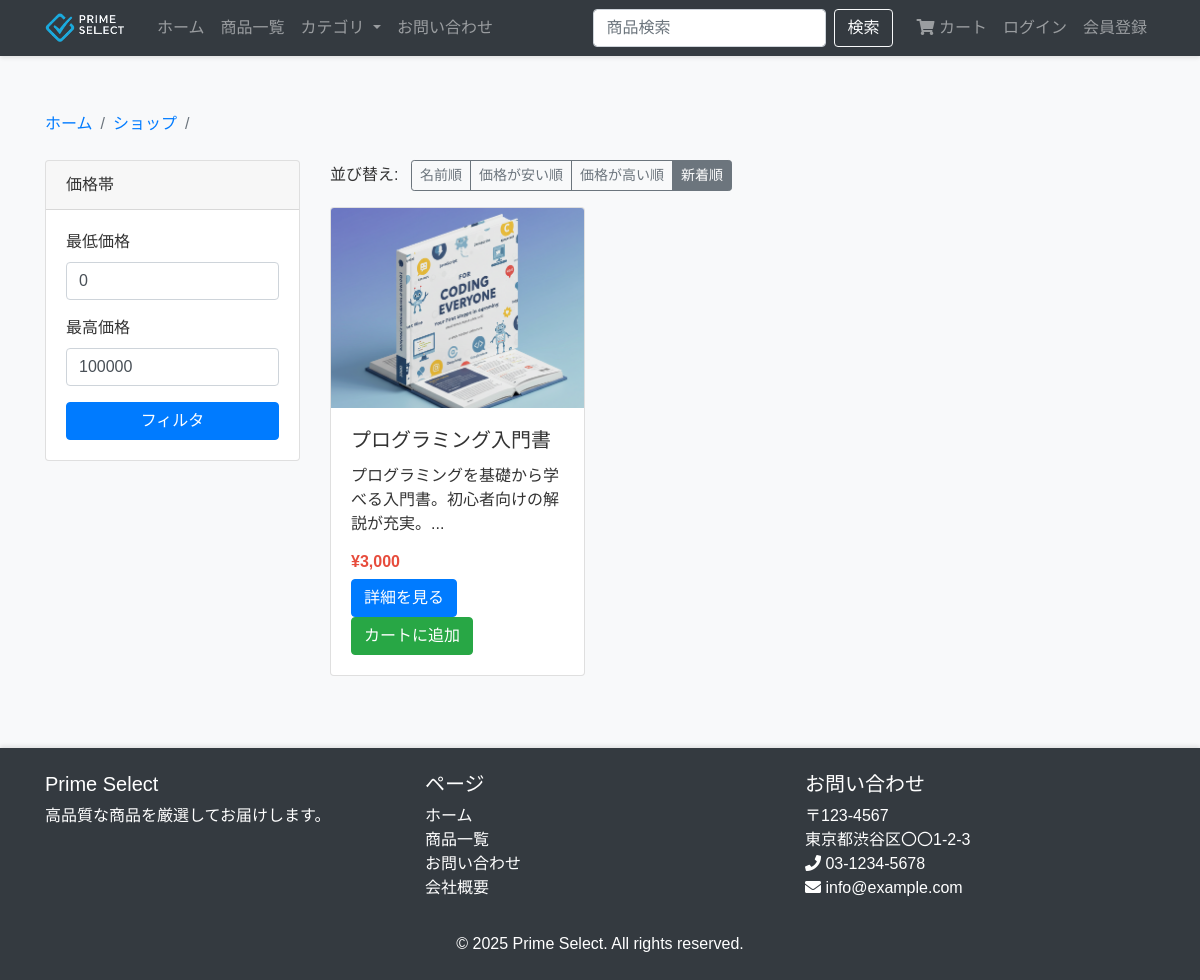
The page /category.php?id=4 on the database its author committed.
### tables this page shows
CREATE TABLE `products` (
  `id` int(11) NOT NULL AUTO_INCREMENT,
  `name` varchar(255) NOT NULL,
  `description` text DEFAULT NULL,
  `price` decimal(10,2) NOT NULL,
  `category_id` int(11) DEFAULT NULL,
  `image` varchar(255) DEFAULT NULL,
  `stock` int(11) DEFAULT 0,
  `created` datetime DEFAULT current_timestamp(),
  `is_preorder` tinyint(1) DEFAULT 0 COMMENT '受注生産フラグ（0: 通常販売, 1: 受注生産）',
  `preorder_period` varchar(100) DEFAULT NULL COMMENT '受注生産期間',
  `min_stock` int(11) DEFAULT 0 COMMENT '最小在庫数',
  `max_stock` int(11) DEFAULT 0 COMMENT '最大在庫数',
  PRIMARY KEY (`id`),
  KEY `category_id` (`category_id`),
  CONSTRAINT `products_ibfk_1` FOREIGN KEY (`category_id`) REFERENCES `categories` (`id`)
);

### classes/Product.php (called while the page is built, shortened)
<?php
class Product {
    private $conn;
    private $table_name = "products";
    public function __construct($db) {
        $this->conn = $db;
    }
    public function getByCategory($category_id, $sort_by = 'created', $sort_order = 'DESC') {
        $valid_sort_columns = ['name', 'price', 'created'];
        $valid_sort_orders = ['ASC', 'DESC'];
        $query = "SELECT p.id, p.name, p.description, p.price, p.image, p.created, c.name as category_name
                FROM " . $this->table_name . " p
                LEFT JOIN categories c ON p.category_id = c.id
                WHERE p.category_id = ?
                ORDER BY p.{$sort_by} {$sort_order}";
        $stmt = $this->conn->prepare($query);
        $stmt->bindParam(1, $category_id);
        $stmt->execute();
        return $stmt;
    }
}
?>

### category.php (the view, shortened to what this page needs)
<?php
include_once "classes/Product.php";
$database = new Database();
$db = $database->getConnection();
$category_id = isset($_GET['id']) ? $_GET['id'] : die('ERROR: Missing ID.');
$sort_by = isset($_GET['sort_by']) ? $_GET['sort_by'] : 'created';
$sort_order = isset($_GET['sort_order']) ? $_GET['sort_order'] : 'DESC';
$product = new Product($db);
function add_query_arg($key, $value, $url = null) {
    $url = preg_replace('/([?&])'.$key.'=[^&]+(&|$)/', '$1', $url);
    if (strpos($url, '?') !== false) {
        if (substr($url, -1) !== '&') {
            $url .= '&';
        }
        $url .= $key.'='.$value;
    } else {
        $url .= '?'.$key.'='.$value;
    }
    return rtrim($url, '&');
}
$current_url = strtok($_SERVER["REQUEST_URI"], '?');
if (!empty($_SERVER['QUERY_STRING'])) {
    $query_string = $_SERVER['QUERY_STRING'];
    $query_params = [];
    parse_str($query_string, $query_params);
    unset($query_params['sort_by'], $query_params['sort_order']);
    if (!empty($query_params)) {
        $current_url .= '?' . http_build_query($query_params);
    }
}
include_once "templates/header.php";
?>
<div class="container mt-5">
    <nav aria-label="breadcrumb">
        <ol class="breadcrumb">
            <li class="breadcrumb-item"><a href="index.php">ホーム</a></li>
            <li class="breadcrumb-item"><a href="shop.php">ショップ</a></li>
            <li class="breadcrumb-item active" aria-current="page"><?php echo $category->name; ?></li>
        </ol>
    </nav>
    <div class="row">
        <div class="col-md-3">
            <div class="card mb-4">
                <div class="card-header">価格帯</div>
                <div class="card-body">
                    <form action="shop.php" method="get">
                        <div class="form-group">
                            <label for="min_price">最低価格</label>
                            <input type="number" class="form-control" id="min_price" name="min_price" value="0">
                        </div>
                        <div class="form-group">
                            <label for="max_price">最高価格</label>
                            <input type="number" class="form-control" id="max_price" name="max_price" value="100000">
                        </div>
                        <button type="submit" class="btn btn-primary btn-block">フィルタ</button>
                    </form>
                </div>
            </div>
        </div>
        <div class="col-md-9">
            <div class="mb-3 d-flex justify-content-between align-items-center">
                <div>
                    <span>並び替え:</span>
                    <div class="btn-group ml-2">
                        <a href="<?php echo add_query_arg('sort_by', 'name', $current_url); ?>&sort_order=ASC" class="btn btn-sm btn-outline-secondary <?php echo ($sort_by == 'name' && $sort_order == 'ASC') ? 'active' : ''; ?>">名前順</a>
                        <a href="<?php echo add_query_arg('sort_by', 'price', $current_url); ?>&sort_order=ASC" class="btn btn-sm btn-outline-secondary <?php echo ($sort_by == 'price' && $sort_order == 'ASC') ? 'active' : ''; ?>">価格が安い順</a>
                        <a href="<?php echo add_query_arg('sort_by', 'price', $current_url); ?>&sort_order=DESC" class="btn btn-sm btn-outline-secondary <?php echo ($sort_by == 'price' && $sort_order == 'DESC') ? 'active' : ''; ?>">価格が高い順</a>
                        <a href="<?php echo add_query_arg('sort_by', 'created', $current_url); ?>&sort_order=DESC" class="btn btn-sm btn-outline-secondary <?php echo ($sort_by == 'created' && $sort_order == 'DESC') ? 'active' : ''; ?>">新着順</a>
                    </div>
                </div>
            </div>
            <div class="row">
                <?php
                $stmt = $product->getByCategory($category_id, $sort_by, $sort_order);
                $num = $stmt->rowCount();
                if($num > 0) {
                    while ($row = $stmt->fetch(PDO::FETCH_ASSOC)) {
                        extract($row);
                        ?>
                        <div class="col-md-4 mb-4">
                            <div class="card h-100">
                                <img class="card-img-top" src="assets/images/<?php echo $image; ?>" alt="<?php echo $name; ?>">
                                <div class="card-body">
                                    <h5 class="card-title"><?php echo $name; ?></h5>
                                    <p class="card-text"><?php echo substr($description, 0, 100) . '...'; ?></p>
                                    <h6 class="card-price">¥<?php echo number_format($price); ?></h6>
                                    <a href="product.php?id=<?php echo $id; ?>" class="btn btn-primary">詳細を見る</a>
                                    <a href="cart.php?action=add&id=<?php echo $id; ?>" class="btn btn-success">カートに追加</a>
                                </div>
                            </div>
                        </div>
                        <?php
                    }
                }
                ?>
            </div>
        </div>
    </div>
</div>
<?php include_once "templates/footer.php"; ?>

### assets/css/style.css (style rules this page uses)
body { font-family: 'Hiragino Kaku Gothic Pro', 'ヒラギノ角ゴ Pro W3', Meiryo, メイリオ, Osaka, 'MS PGothic', arial, helvetica, sans-serif; color: #333; background-color: #f8f9fa; }
.card { transition: transform 0.3s, box-shadow 0.3s; }
.card-img-top { height: 200px; object-fit: cover; }
.card-price { color: #e74c3c; font-weight: bold; }
.breadcrumb { background-color: transparent; padding: 0.5rem 0; }
.btn-primary { background-color: #007bff; border-color: #007bff; }
.btn-success { background-color: #28a745; border-color: #28a745; }

### rows shown on the page
products: image (picture), name "プログラミング入門書", description "プログラミングを基礎から学べる入門書。初心者向けの解説が充実。", price "3,000"
